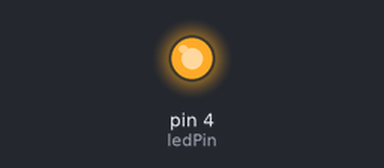
The sketch below on a simulated Arduino Uno, built with avr-gcc and run on an emulated ATmega328P. Parts: output pins drawn as LEDs (lit = HIGH).

Above: at 0.5 s.
At 67.5 s:
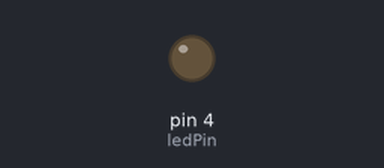
Timing chart, 0 to 70.2 s (numbered marks = the images above):
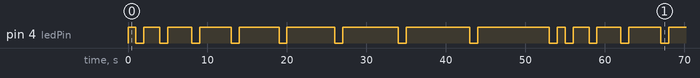

The sketch:

ejercicio1.ino
```cpp
const int ledPin = 4;  // Pin donde está conectado el LED
int delayValue = 1000;   // Tiempo de retardo inicial (1 segundo en milisegundos)
int i = 1;
void setup() {
  pinMode(ledPin, OUTPUT);  // Configura el pin del LED como salida

}

void loop() {
    if(i == 10){
      i = 1;
    }
    digitalWrite(ledPin, HIGH);    // Enciende el LED
    delay(i * delayValue);               // Espera por i segundos
    digitalWrite(ledPin, LOW);     // Apaga el LED
    delay(delayValue);               // Espera por i segundos antes de la siguiente iteración
    i+=1;
}
```

Measured:
- by itself, pin 4 (ledPin): repeats every 54.0 s: LOW 1.0 s, HIGH 2.0 s, LOW 1.0 s, HIGH 3.0 s, LOW 1.0 s, HIGH 4.0 s, LOW 1.0 s, HIGH 5.0 s, LOW 1.0 s, HIGH 6.0 s, LOW 1.0 s, HIGH 7.0 s, LOW 1.0 s, HIGH 8.0 s, LOW 1.0 s, HIGH 9.0 s, LOW 1.0 s, HIGH 1.0 s
- by itself, everything shown: repeats every 54.0 s, in 18 steps
